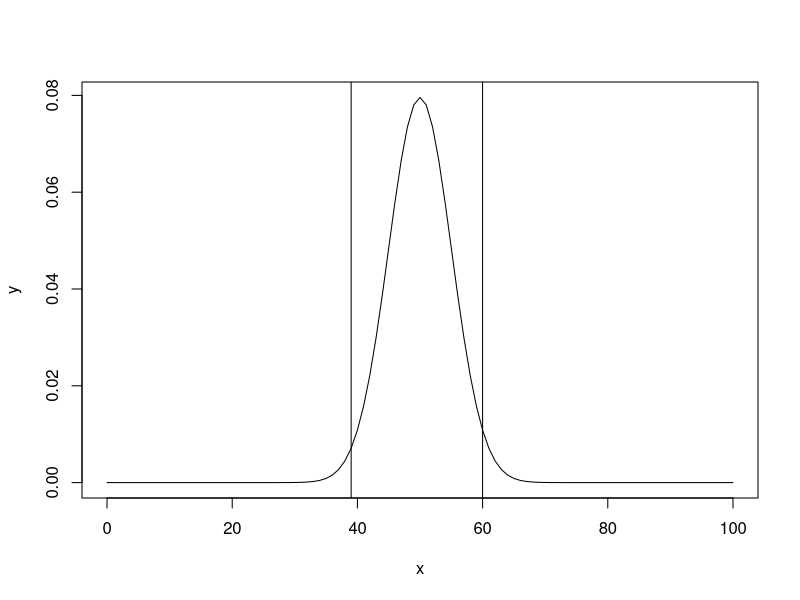

Generate this figure with R:
## ---- chunk 1
#| label: oef-muntstuk
qbinom(0.025, 100, 0.5)
pbinom(40, 100, 0.5)
pbinom(39, 100, 0.5)
qbinom(0.975, 100, 0.5)
pbinom(60, 100, 0.5)
pbinom(59, 100, 0.5)
## ---- chunk 2
#Grafiek tekenen
x <- seq(0, 100, by = 1)
y <- dbinom(x, 100, 0.5)
plot(x, y, type = "l")
abline(v = 60)
abline(v = 39)
## ---- chunk 3
#| label: oef-productieproces
qbinom(0.95, 20, 0.2)
pbinom(7, 20, 0.2)
## ---- chunk 4
qnorm(0.01, 1000, 2.5)
## ---- chunk 5
pnorm(996.5, mean = 1000, sd = 2.5)
## ---- chunk 6
qnorm(0.025, 300, 3)
qnorm(0.975, 300, 3)
## ---- chunk 7
dpois(8,2)
## ---- chunk 8
qpois(0.99, 2)
dpois(7, 2)
dpois(6, 2)
